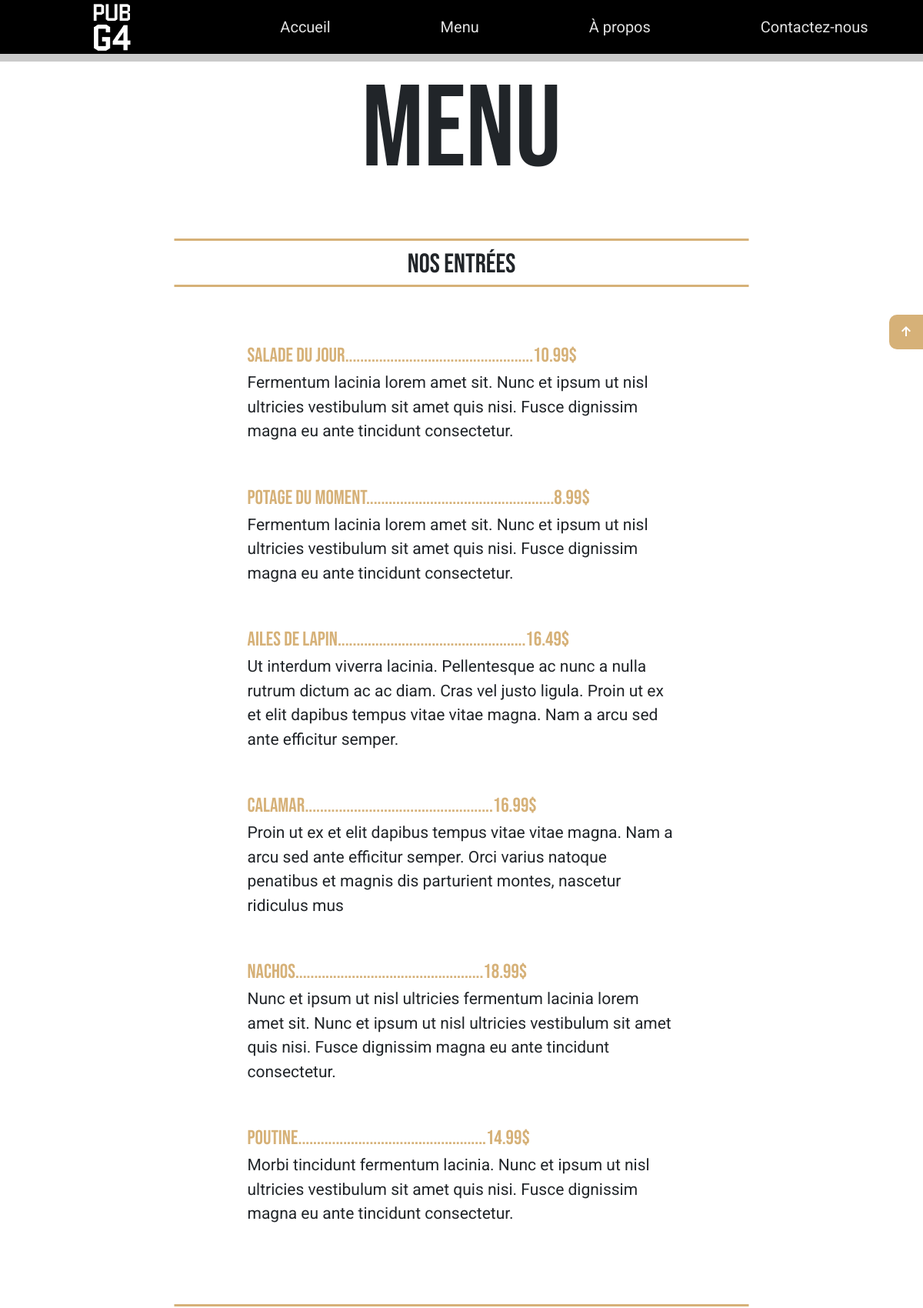
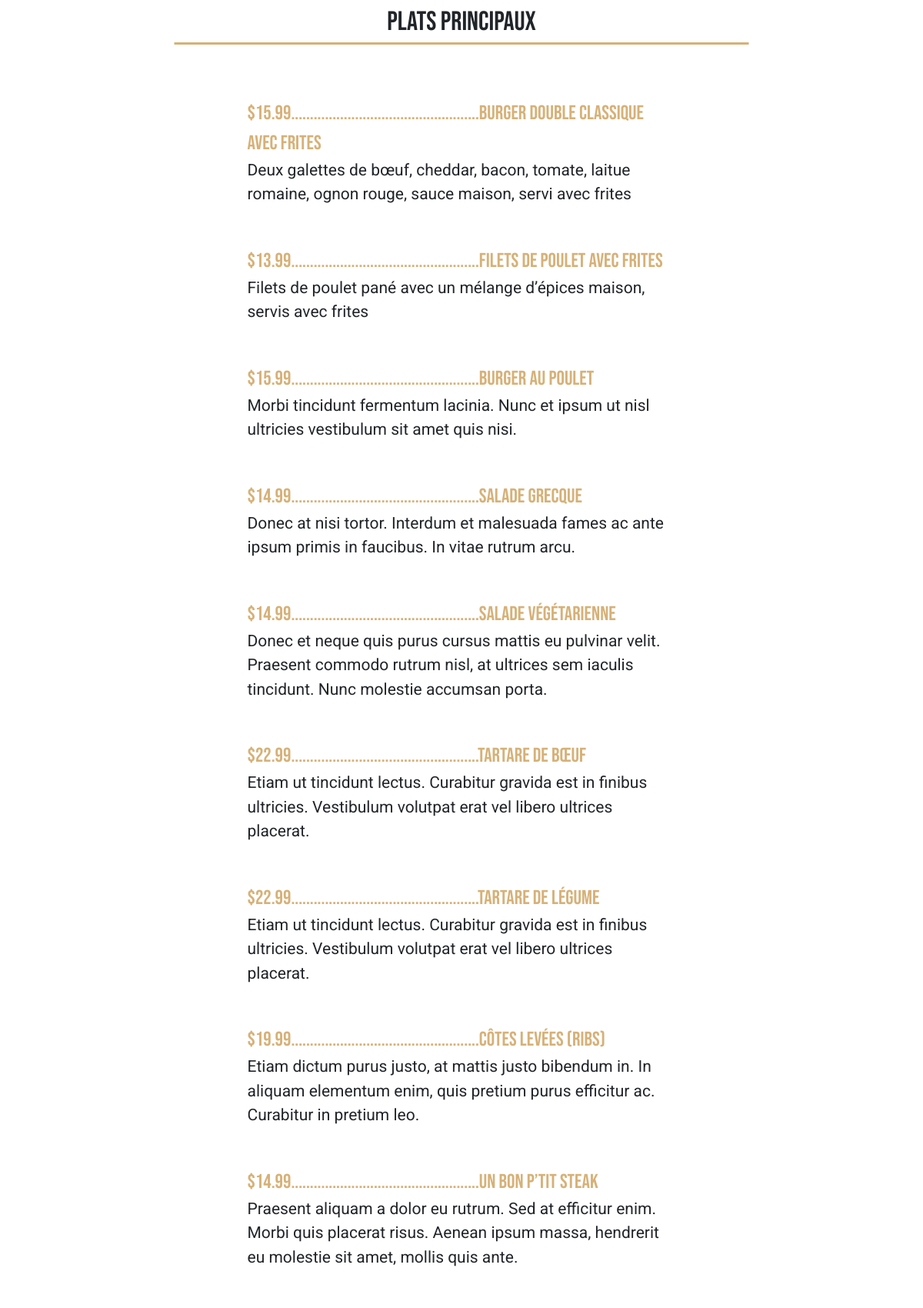
The page /menu (upper part) on the database its author committed (2 pictures, top to bottom).
### tables this page shows
CREATE TABLE `plats` (
  `id` int(11) NOT NULL,
  `nom` varchar(255) NOT NULL,
  `description` text NOT NULL,
  `prix` decimal(10,2) NOT NULL,
  `image` varchar(255) DEFAULT NULL,
  `categorie_id` int(11) NOT NULL
);

### controllers/SiteController.php (called while the page is built, shortened)
<?php
class SiteController extends Controller
{
    public function menu()
    {
        $modele = new Plats;
        $entrees = $modele->recupererEntrees();
        $plats_principaux = $modele->recupererPlats();
        include("views/menu.view.php");
    }
}

### index.php (called while the page is built, shortened)
<?php
$path = $_GET["path"] ?? "index";
$path = trim($path, "/");
require("routes/web.php");
if(isset($routes[$path])){
    $methode = $routes[$path][1];
} else {
    $controller = "Base\Controller";
    $methode = "erreur404";
    http_response_code(404);
}
$controller = new $controller;
$controller->$methode();

### bases/Model.php (called while the page is built, shortened)
<?php
class Model
{
    private static $pdo = null;
    protected function pdo()
    {
        if (self::$pdo == null) {
            $env = parse_ini_file(".env");
            $host = $env["HOST"];
            $username = $env["USERNAME"];
            $password = $env["PASSWORD"];
            $dbname = $env["DBNAME"];
            $options = [
                \PDO::MYSQL_ATTR_INIT_COMMAND => "SET NAMES 'utf8'",
                \PDO::ATTR_ERRMODE => \PDO::ERRMODE_EXCEPTION,
                \PDO::ATTR_DEFAULT_FETCH_MODE => \PDO::FETCH_OBJ
            ];
            self::$pdo = new \PDO("mysql:host=$host;dbname=$dbname", $username, $password, $options);
        }
        return self::$pdo;
    }
}

### models/Plats.php (called while the page is built, shortened)
<?php
class Plats extends Model
{
    public function recupererEntrees()
    {
        $sql = "SELECT *
                FROM `plats`
                WHERE categorie_id = :id";
        $requete = $this->pdo()->prepare($sql);
        $requete->execute([":id" => 1]);
        return $requete->fetchAll();
    }
    public function recupererPlats()
    {
        $sql = "SELECT *
                FROM `plats`
                WHERE categorie_id = :id";
        $requete = $this->pdo()->prepare($sql);
        $requete->execute([":id" => 2]);
        return $requete->fetchAll();
    }
}

### views/menu.view.php (the view, shortened to what this page needs)
<!DOCTYPE html>
<html lang="en">
<head>
    <link href="https://cdn.jsdelivr.net/npm/bootstrap@5.3.0/dist/css/bootstrap.min.css" rel="stylesheet">
    <link rel="stylesheet" href="public/css/menu.css">
</head>
<body>
    <header>
        <nav>
            <a href="index"><img class="nav-img" src="public/img/logo.png" alt="logo" width="250"></a>
            <a href="index" class="lien1">Accueil</a>
            <a href="menu" class="lien1">Menu</a>
            <a href="a-propos" class="lien2">À propos</a>
            <a href="contact" class="lien2">Contactez-nous</a>
        </nav>
    </header>
    <main>
        <h1>menu</h1>
        <section id="entrees">
            <div class="ligne-haut"></div>
            <h2>Nos entrées</h2>
            <div class="ligne-bas"></div>
            <div class="contenue-entrees">
                <div class="entrees">
                    <?php foreach ($entrees as $entree) : ?>
                        <div>
                            <p class="nom-prix-entree"><?= $entree->nom ?>..................................................<?= $entree->prix ?>$</p>
                            <p class="description"><?= $entree->description ?></p>
                        </div>
                    <?php endforeach ?>
                </div>
            </div>
        </section>
        <a class="lien-fixe" href="#scroll-target"><span class="material-symbols-outlined">
            </span> </a>
        <section id="plats">
            <div class="ligne-haut"></div>
            <h2>Plats principaux</h2>
            <div class="ligne-bas"></div>
            <div class="contenue-plats">
                <div class="plats-principaux">
                    <?php foreach ($plats_principaux as $un_plat) : ?>
                        <div>
                            <p class="nom-prix">$<?= $un_plat->prix ?>..................................................<?= $un_plat->nom ?></p>
                            <p class="description"><?= $un_plat->description ?></p>
                        </div>
                    <?php endforeach ?>
                </div>
            </div>
        </section>
    </main>
</body>
</html>

### public/css/menu.css (style rules this page uses)
body { margin: 0px; background-color: #ffffff; color: rgb#222222; }
nav { background-color: black; display: flex; justify-content: space-around; align-items: center; position: relative; border-bottom: 10px solid #CACACA; height: 105px; }
nav a { color: rgb(225, 225, 225); text-decoration: none; font-size: 25px; font-family: 'Roboto', sans-serif; position: relative; padding: 0 10px; }
a.lien1:after { content: ""; position: absolute; background-color: white; height: 3px; width: 0; left: 0; bottom: -1px; transition: 0.3s; }
a.lien2:after { content: ""; position: absolute; background-color: white; height: 3px; width: 0; left: 0; bottom: -1px; transition: 0.3s; }
img.nav-img { width: 184px; }
main { margin-left: 180px; margin-right: 180px; }
h1 { text-align: center; font-family: 'Bebas Neue', sans-serif; font-size: 150px; }
h2 { text-align: center; font-family: 'Bebas Neue', sans-serif; font-size: 35px; margin-bottom: 0px; }
p.description { width: 557px; word-wrap: break-word; font-family: 'Roboto', sans-serif; font-size: 21px; }
p.nom-prix-entree { font-family: 'Bebas Neue', sans-serif; font-size: 26px; color: #D6B178; margin-bottom: 0px; text-align: left; }
p.nom-prix { font-family: 'Bebas Neue', sans-serif; font-size: 26px; color: #D6B178; margin-bottom: 0px; text-align: right; }
div.ligne-haut { width: 747px; height: 3px; background-color: #D6B178; margin-left: 50%; transform: translateX(-50%); margin-bottom: 10px; margin-top: 50px; }
div.ligne-bas { width: 747px; height: 3px; background-color: #D6B178; margin-left: 50%; transform: translateX(-50%); margin-bottom: 70px; margin-top: 5px; }
.contenue-entrees { display: flex; justify-content: center; align-items: center; }
.contenue-plats { display: flex; justify-content: center; align-items: center; flex-direction: row-reverse; }
div.entrees { display: flex; align-items: flex-start; justify-content: flex-start; flex-direction: column; }
div.entrees div { margin-bottom: 35px; }
div.plats-principaux { display: flex; justify-content: flex-end; align-items: flex-end; flex-direction: column; }
div.plats-principaux div { display: flex; justify-content: flex-end; align-items: flex-end; flex-direction: column; margin-bottom: 35px; }
div.plats-principaux div p.description { text-align: right; }
a.lien-fixe { position: fixed; top: 409px; right: 0px; background-color: #D6B178; padding: 10px; color: #ffffff; text-decoration: none; border-radius: 10px 0px 0px 10px; padding-bottom: 5px; padding-top: 10px; padding-left: 10px; padding-right: 10px; transition: 0.2s ease-in-out; z-index: 20; }
@media screen and (min-width: 768px) and (max-width: 1213px) { nav { height: 80px; } }
@media screen and (min-width: 768px) and (max-width: 1213px) { nav a { font-size: 20px; padding: 5px 15px; } }
@media screen and (min-width: 768px) and (max-width: 1213px) { img.nav-img { width: 150px; } }
@media screen and (min-width: 768px) and (max-width: 1213px) { div.entrees { display: flex; align-items: center; justify-content: center; flex-direction: column; } }
@media screen and (min-width: 768px) and (max-width: 1213px) { div.plats-principaux { display: flex; align-items: center; justify-content: center; flex-direction: column; width: 557px; } }
@media screen and (min-width: 768px) and (max-width: 1213px) { div.plats-principaux div p.description { text-align: left; } }
@media screen and (min-width: 768px) and (max-width: 1213px) { div.plats-principaux div p.nom-prix { text-align: left; width: 100%; } }
@media screen and (min-width: 768px) and (max-width: 1213px) { p.nom-prix { text-align: left; } }

### rows shown on the page
plats: nom "Salade du jour", prix "10.99", description "Fermentum lacinia lorem amet sit. Nunc et ipsum ut nisl ultricies vestibulum sit amet quis nisi. Fusce dignissim magna eu ante tincidunt consectetur."
plats: nom "Potage du moment", prix "8.99", description "Fermentum lacinia lorem amet sit. Nunc et ipsum ut nisl ultricies vestibulum sit amet quis nisi. Fusce dignissim magna eu ante tincidunt consectetur."
plats: nom "Ailes de lapin", prix "16.49", description "Ut interdum viverra lacinia. Pellentesque ac nunc a nulla rutrum dictum ac ac diam. Cras vel justo ligula. Proin ut ex et elit dapibus tempus vitae vitae magna. Nam a arcu sed ante efficitur semper."
plats: nom "Calamar", prix "16.99", description "Proin ut ex et elit dapibus tempus vitae vitae magna. Nam a arcu sed ante efficitur semper. Orci varius natoque penatibus et magnis dis parturient montes, nascetur ridiculus mus"
plats: nom "Nachos", prix "18.99", description "Nunc et ipsum ut nisl ultricies fermentum lacinia lorem amet sit. Nunc et ipsum ut nisl ultricies vestibulum sit amet quis nisi. Fusce dignissim magna eu ante tincidunt consectetur."
plats: nom "Poutine", prix "14.99", description "Morbi tincidunt fermentum lacinia. Nunc et ipsum ut nisl ultricies vestibulum sit amet quis nisi. Fusce dignissim magna eu ante tincidunt consectetur."
plats: prix "15.99", nom "Burger double classique avec frites", description "Deux galettes de bœuf, cheddar, bacon, tomate, laitue romaine, ognon rouge, sauce maison, servi avec frites"
plats: prix "13.99", nom "Filets de poulet avec frites", description "Filets de poulet pané avec un mélange d’épices maison, servis avec frites"
plats: prix "15.99", nom "Burger au poulet", description "Morbi tincidunt fermentum lacinia. Nunc et ipsum ut nisl ultricies vestibulum sit amet quis nisi."
plats: prix "14.99", nom "Salade grecque", description "Donec at nisi tortor. Interdum et malesuada fames ac ante ipsum primis in faucibus. In vitae rutrum arcu."
plats: prix "14.99", nom "Salade végétarienne", description "Donec et neque quis purus cursus mattis eu pulvinar velit. Praesent commodo rutrum nisl, at ultrices sem iaculis tincidunt. Nunc molestie accumsan porta."
plats: prix "22.99", nom "Tartare de bœuf", description "Etiam ut tincidunt lectus. Curabitur gravida est in finibus ultricies. Vestibulum volutpat erat vel libero ultrices placerat."
plats: prix "22.99", nom "Tartare de légume", description "Etiam ut tincidunt lectus. Curabitur gravida est in finibus ultricies. Vestibulum volutpat erat vel libero ultrices placerat."
plats: prix "19.99", nom "Côtes levées (Ribs)", description "Etiam dictum purus justo, at mattis justo bibendum in. In aliquam elementum enim, quis pretium purus efficitur ac. Curabitur in pretium leo."
plats: prix "14.99", nom "Un bon p’tit steak", description "Praesent aliquam a dolor eu rutrum. Sed at efficitur enim. Morbi quis placerat risus. Aenean ipsum massa, hendrerit eu molestie sit amet, mollis quis ante."
